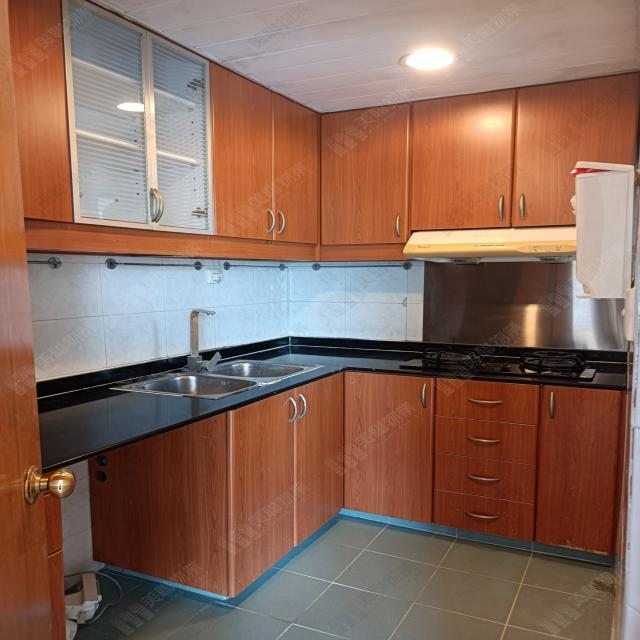
#> input picture Sample Dataset/Kitchen-114-_jpg.rf.751fd5eab7b6c6766695c2ac7fca58fd.jpg, 640 x 640 px, found by its file name; its folder holds only this picture in this run
$ python edge.py
#> lines starting #> are read from the running program, lines starting #| are printed output that depends on the picture
'''
Adarsh Gourab Das
2141004066
'''

import cv2
import numpy as np
import os

input_directory = 'D:\Personal Projects\Celebal Technologies\submissions\Week 10\Sample Dataset'
output_directory = 'D:\Personal Projects\Celebal Technologies\submissions\Week 10\Saved Images\T2Edge'

os.makedirs(output_directory, exist_ok=True)

for filename in os.listdir(input_directory):
    if filename.endswith('.jpg') or filename.endswith('.png'):
        # Load the image
        image_path = os.path.join(input_directory, filename)
        image = cv2.imread(image_path)
#> image is the input picture: shape (640, 640, 3); mean B, G, R 91.9, 105.2, 137

        if image is None:
            print(f'Could not read image: {filename}')
            continue

        gray = cv2.cvtColor(image, cv2.COLOR_BGR2GRAY)
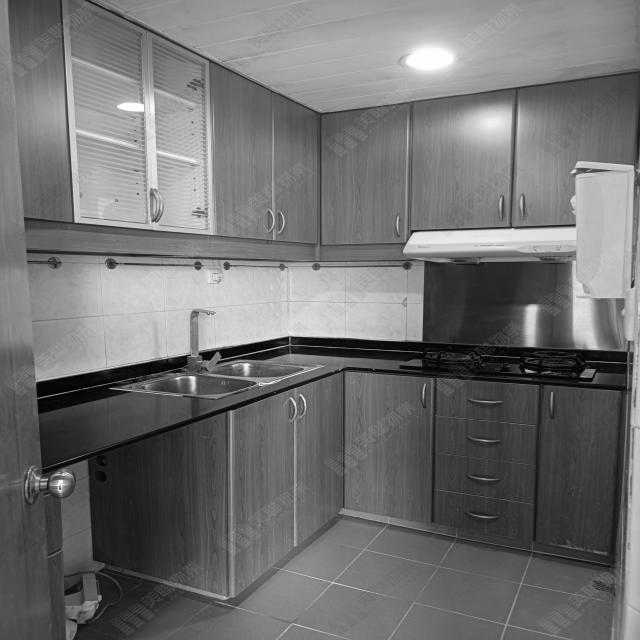
#> gray: shape (640, 640); min 0, max 255, mean 113.2

        # Apply Gaussian blur to reduce noise
        blur = cv2.GaussianBlur(gray, (5, 5), 0)

        # Apply Canny edge detection
        edges = cv2.Canny(blur, 100, 200)
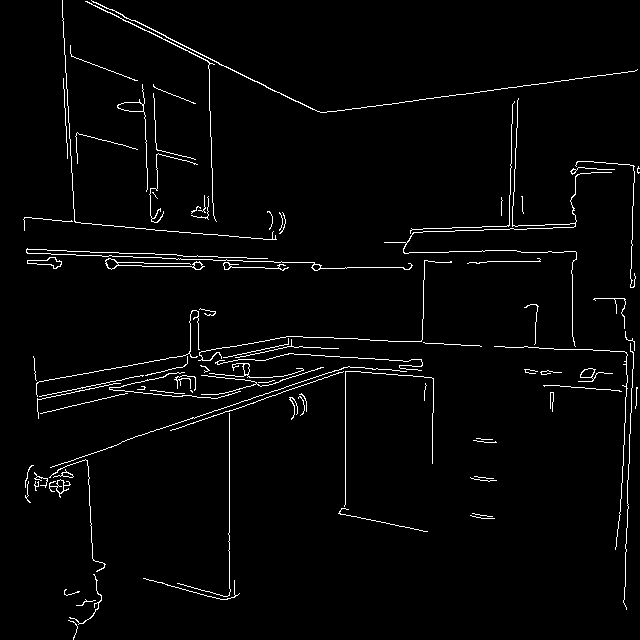
#> edges: shape (640, 640); 2.6% white in thin lines or dots

        # Save the edge-detected image
        output_path = os.path.join(output_directory, filename)
        cv2.imwrite(output_path, edges)

        print(f'Processed and saved edges for: {filename}')

print('All images processed.')

$ run again, on Sample Dataset/Kitchen-142-_jpg.rf.c8c0a46bae881145a926dfe90dab22b8.jpg
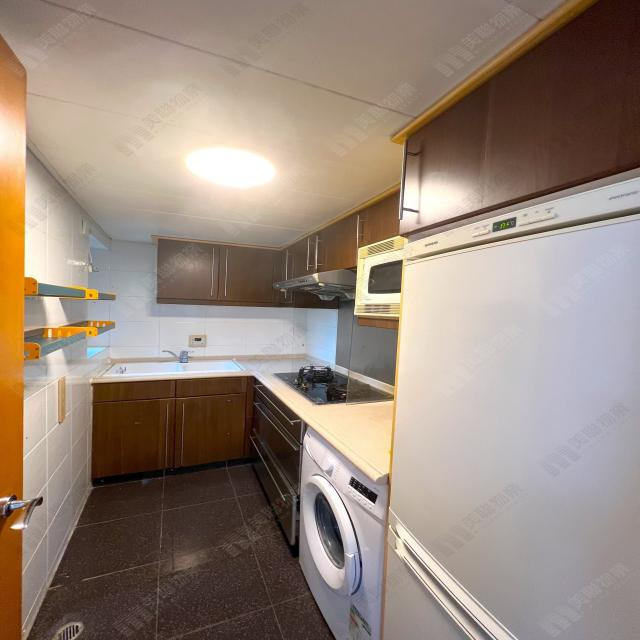
#> input picture Sample Dataset/Kitchen-142-_jpg.rf.c8c0a46bae881145a926dfe90dab22b8.jpg, 640 x 640 px, found by its file name
#> image is the input picture: shape (640, 640, 3); mean B, G, R 123.6, 135.7, 151.8
#> `gray = cv2.cvtColor(image, cv2.COLOR_BGR2GRAY)`:
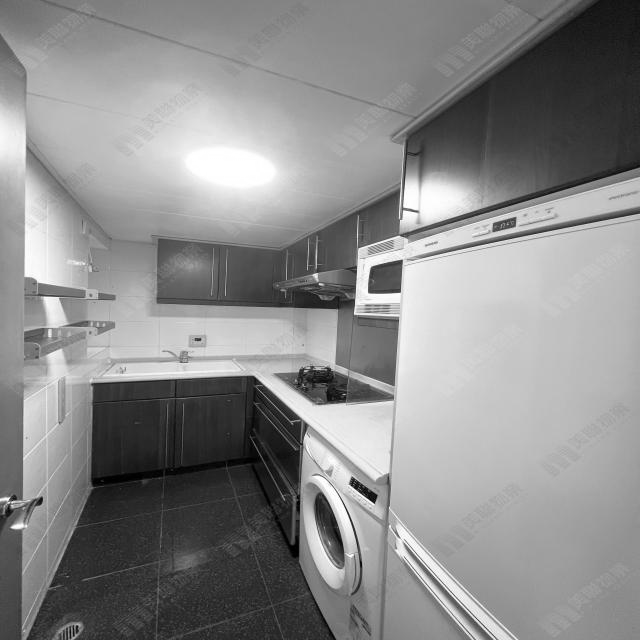
#> gray: shape (640, 640); min 0, max 255, mean 139.1
#> `edges = cv2.Canny(blur, 100, 200)`:
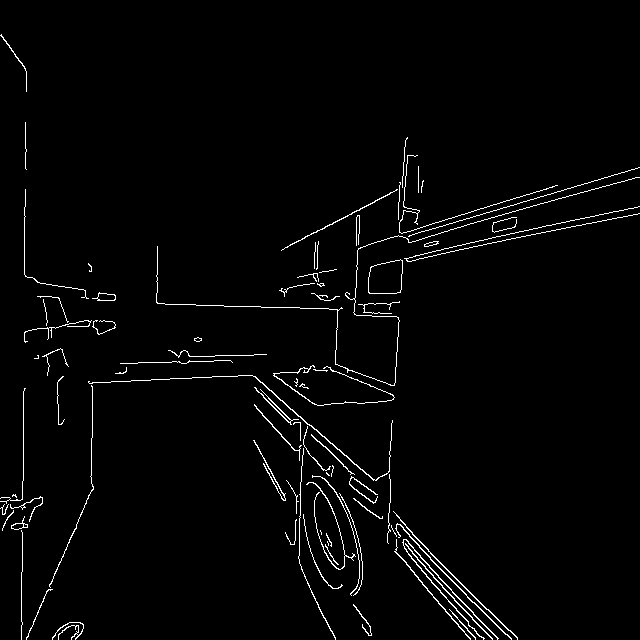
#> edges: shape (640, 640); 2.1% white in thin lines or dots

$ run again, on Sample Dataset/Kitchen-149-_jpg.rf.e82667b15de5ab10ccbb27ffa9f47d2b.jpg
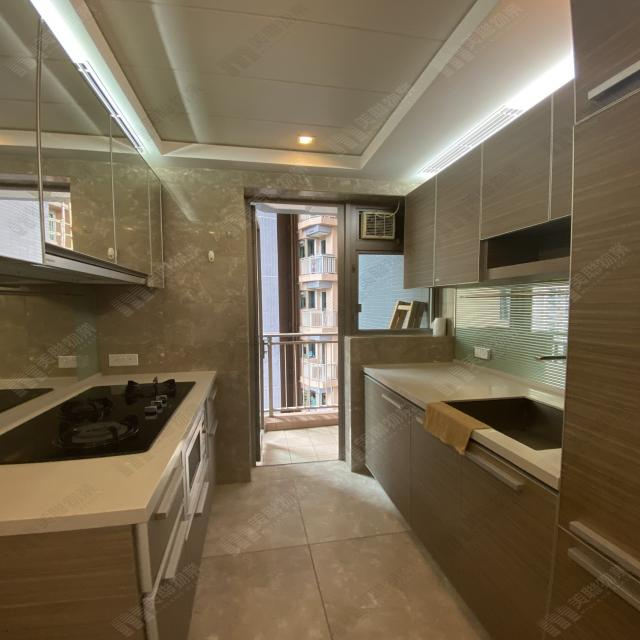
#> input picture Sample Dataset/Kitchen-149-_jpg.rf.e82667b15de5ab10ccbb27ffa9f47d2b.jpg, 640 x 640 px, found by its file name
#> image is the input picture: shape (640, 640, 3); mean B, G, R 81.9, 104.8, 119
#> `gray = cv2.cvtColor(image, cv2.COLOR_BGR2GRAY)`:
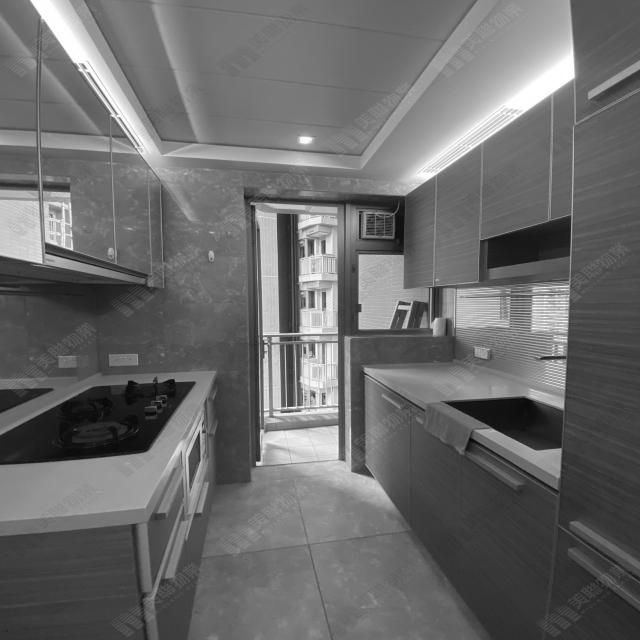
#> gray: shape (640, 640); min 1, max 255, mean 106.5
#> `edges = cv2.Canny(blur, 100, 200)`:
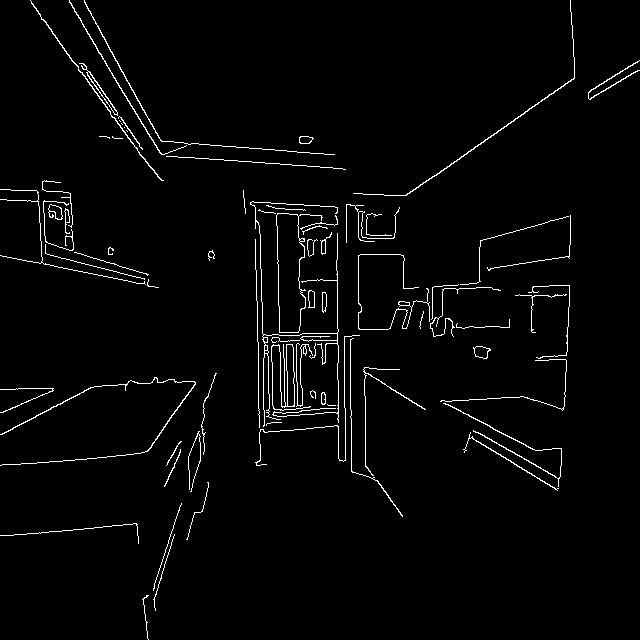
#> edges: shape (640, 640); 2.4% white in thin lines or dots

$ run again, on Sample Dataset/Kitchen-155-_jpg.rf.da553581b88e0a3c7712e0f257ee0e9e.jpg
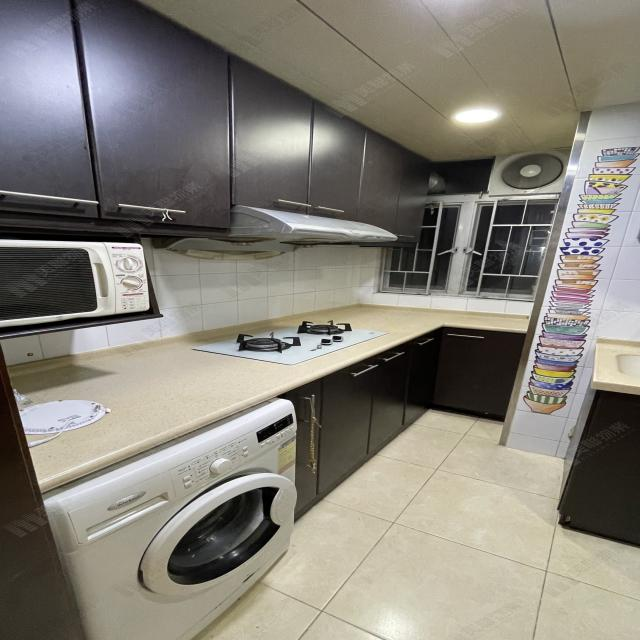
#> input picture Sample Dataset/Kitchen-155-_jpg.rf.da553581b88e0a3c7712e0f257ee0e9e.jpg, 640 x 640 px, found by its file name
#> image is the input picture: shape (640, 640, 3); mean B, G, R 120, 129.1, 133.1
#> `gray = cv2.cvtColor(image, cv2.COLOR_BGR2GRAY)`:
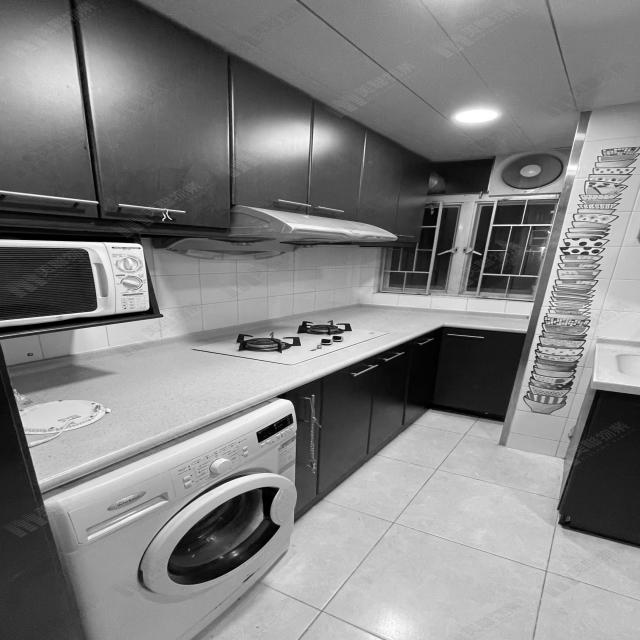
#> gray: shape (640, 640); min 0, max 255, mean 129.3
#> `edges = cv2.Canny(blur, 100, 200)`:
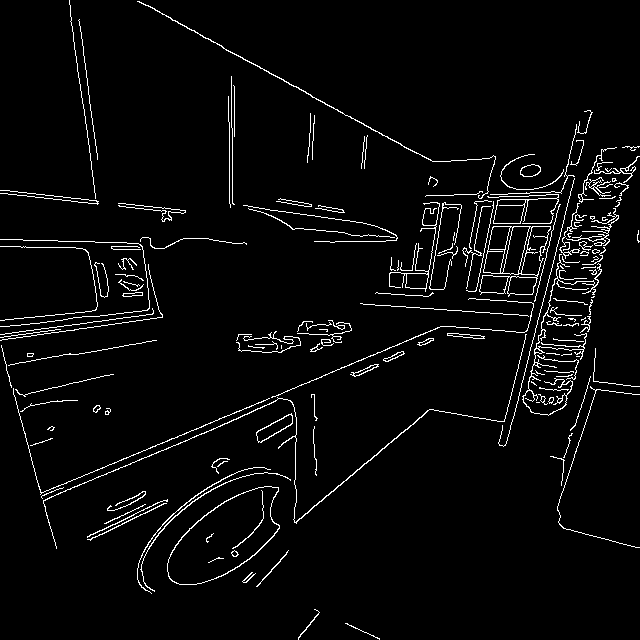
#> edges: shape (640, 640); 3.7% white in thin lines or dots

$ run again, on Sample Dataset/Kitchen-118-_jpg.rf.ea9919f60f623baf586a25712cbbf151.jpg
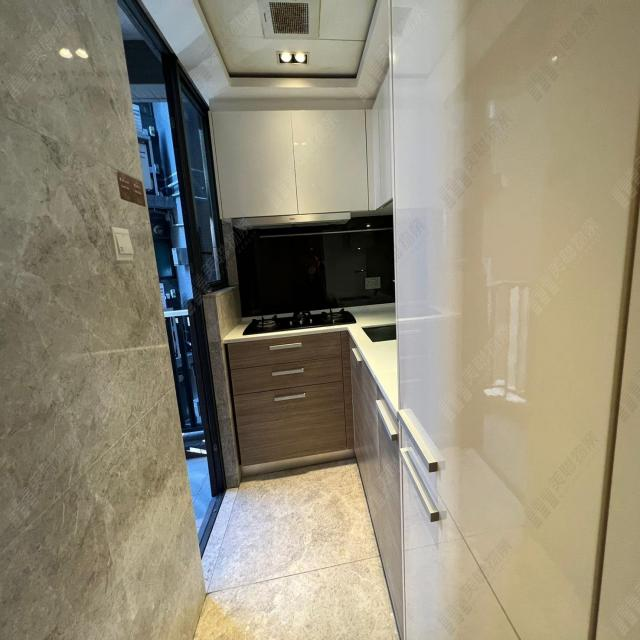
#> input picture Sample Dataset/Kitchen-118-_jpg.rf.ea9919f60f623baf586a25712cbbf151.jpg, 640 x 640 px, found by its file name
#> image is the input picture: shape (640, 640, 3); mean B, G, R 118, 137.6, 144.5
#> `gray = cv2.cvtColor(image, cv2.COLOR_BGR2GRAY)`:
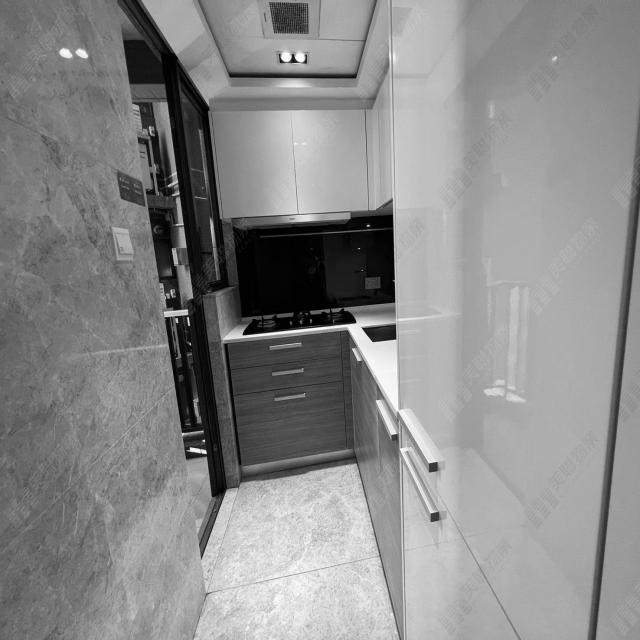
#> gray: shape (640, 640); min 0, max 255, mean 137.5
#> `edges = cv2.Canny(blur, 100, 200)`:
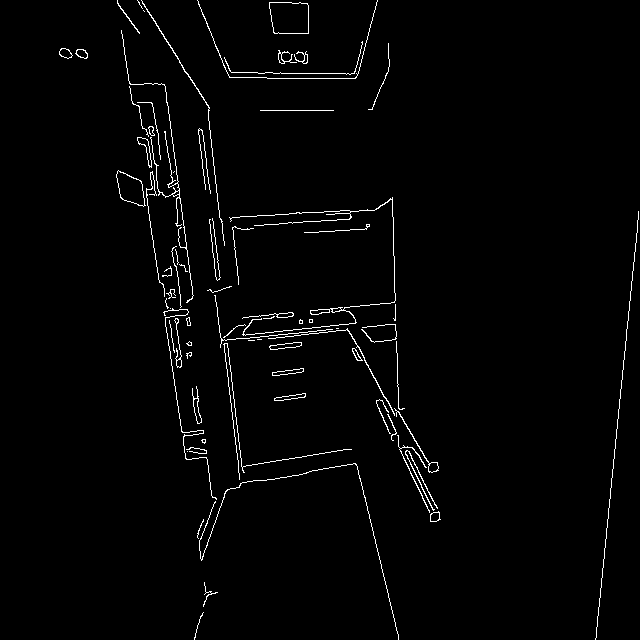
#> edges: shape (640, 640); 1.8% white in thin lines or dots
